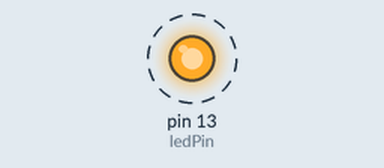
Simulated run of this sketch. Board: Arduino Uno, built with avr-gcc and run on an emulated ATmega328P. Parts: output pins drawn as LEDs (lit = HIGH). Dashed ring = blinking. What the sketch prints to the serial monitor is not drawn.

Above: at 2.2 s.
Timing chart, 0 to 5.0 s (numbered marks = the images above):
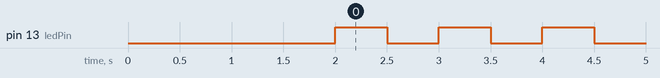

Measured:
- by itself, pin 13 (ledPin): alternates HIGH for 0.50 s and LOW for 0.50 s

The sketch:

led_nr_13_test.ino
```cpp
int ledPin = 13;  // Numer pinu do podłączenia diody LED

void setup() {
  pinMode(ledPin, OUTPUT);  // Ustawienie pinu jako wyjście
  Serial.begin(9600);  // Inicjalizacja komunikacji szeregowej (opcjonalne)
  delay(2000);  // Poczekaj 2 sekundy (opcjonalne)
  Serial.println("Płyta podłączona");  // Wysłanie wiadomości przez port szeregowy (opcjonalne)
}

void loop() {
  digitalWrite(ledPin, HIGH);  // Włącz diodę LED
  Serial.println("LED ON");  // Wysłanie wiadomości przez port szeregowy (opcjonalne)
  delay(500);  // Poczekaj 0.5 sekundy
  digitalWrite(ledPin, LOW);  // Wyłącz diodę LED
  Serial.println("LED OFF");  // Wysłanie wiadomości przez port szeregowy (opcjonalne)
  delay(500);  // Poczekaj 0.5 sekundy
}
```
